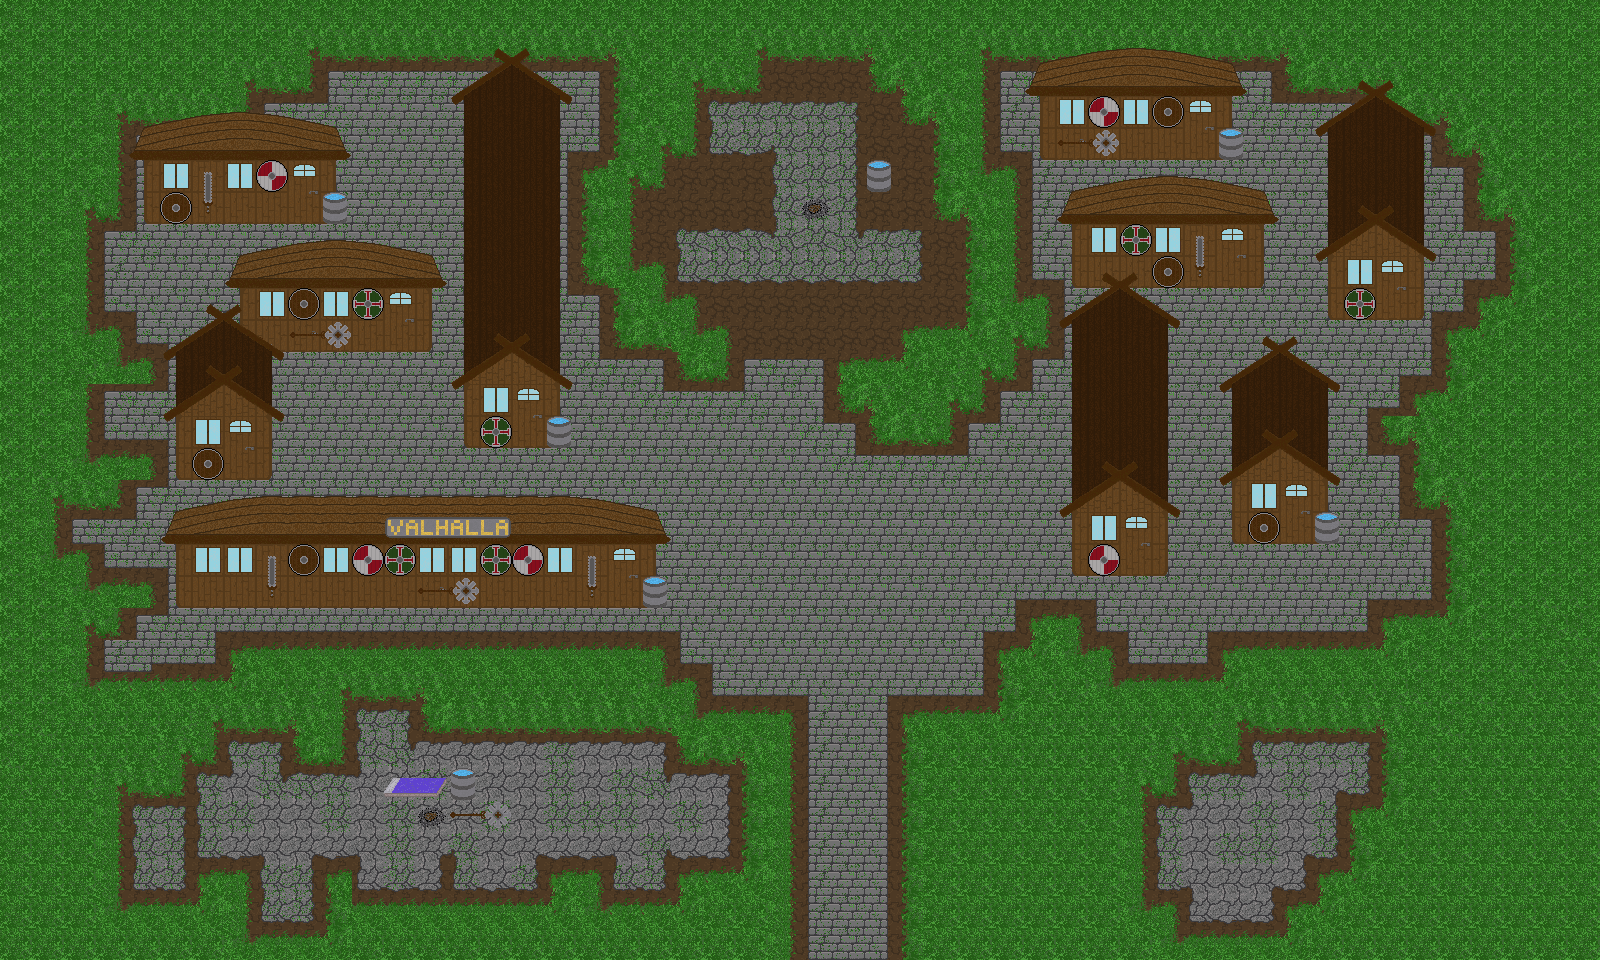

Rendered tile map (Tiled .tmx) drawn with the repository's tilesets; below, a short description and the map source with its tile grids summarised:
An orthogonal 50x30 tile map with 32x32 px tiles, 6 tile layers (Ground levlel, Grass, Building Lower, Building Highier than player, ...) and 72 objects (39x bottle, 20x building, 12x enemy, player).

<map version="1.4" tiledversion="1.4.3" orientation="orthogonal" renderorder="right-down" width="50" height="30" tilewidth="32" tileheight="32" infinite="0" nextlayerid="14" nextobjectid="160">
 <tileset firstgid="1" name="Tilesetv3" tilewidth="32" tileheight="32" tilecount="225" columns="15">
  <image source="../textures/spritesheets/Tilesetv3.png" width="480" height="480" />
  <terraintypes>
   <terrain name="BrickOnGround" tile="21" />
  </terraintypes>
  <tile id="5" terrain="0,0,0,0" />
  <tile id="6" terrain="0,0,0,0" />
  <tile id="7" terrain="0,0,0,0" />
  <tile id="20" terrain="0,0,0,0" />
  <tile id="21" terrain=",0,0,0" />
  <tile id="22" terrain="0,0,0,0" />
  <tile id="35" terrain="0,0,0,0" />
  <tile id="36" terrain="0,0,0,0" />
  <tile id="37" terrain="0,0,0,0" />
 </tileset>
 <layer id="1" name="Ground levlel" width="50" height="30">
  <data>[1500 cells, 1500 non-empty, 43 distinct tile ids]</data>
 </layer>
 <layer id="5" name="Grass" width="50" height="30">
  <data>[1500 cells, 751 non-empty, 23 distinct tile ids]</data>
 </layer>
 <layer id="6" name="Building Lower" width="50" height="30">
  <data>[1500 cells, 209 non-empty, 43 distinct tile ids]</data>
 </layer>
 <layer id="9" name="Building Highier than player" width="50" height="30">
  <data>[1500 cells, 174 non-empty, 33 distinct tile ids]</data>
 </layer>
 <layer id="10" name="Building highier" width="50" height="30">
  <data>[1500 cells, 10 non-empty, 8 distinct tile ids]</data>
 </layer>
 <layer id="7" name="Props" width="50" height="30">
  <data>[1500 cells, 49 non-empty, 15 distinct tile ids]</data>
 </layer>
 <objectgroup id="13" name="Entities">
  <object id="42" name="player" type="player" x="544" y="800" />
  <object id="103" name="beer" type="bottle" x="1314" y="769.333" />
  <object id="106" name="beer" type="bottle" x="1286.67" y="830.667" />
  <object id="107" name="beer" type="bottle" x="1237.33" y="868" />
  <object id="108" name="beer" type="bottle" x="702.667" y="796" />
  <object id="109" name="beer" type="bottle" x="702" y="834" />
  <object id="110" name="beer" type="bottle" x="628.667" y="789.333" />
  <object id="111" name="beer" type="bottle" x="628" y="845.333" />
  <object id="112" name="beer" type="bottle" x="316.667" y="811.333" />
  <object id="113" name="enemy" type="enemy" x="226.667" y="818" />
  <object id="114" name="enemy" type="enemy" x="344" y="456.667" />
  <object id="115" name="enemy" type="enemy" x="337.333" y="401.333" />
  <object id="116" name="enemy" type="enemy" x="396.667" y="406.667" />
  <object id="117" name="beer" type="bottle" x="386" y="126.667" />
  <object id="119" name="beer" type="bottle" x="413.333" y="172.667" />
  <object id="120" type="bottle" x="124.667" y="258.667" width="0.666667" />
  <object id="121" name="beer" type="bottle" x="133.333" y="260" />
  <object id="122" name="beer" type="bottle" x="172" y="262.667" />
  <object id="123" name="beer" type="bottle" x="212.667" y="263.333" />
  <object id="124" name="beer" type="bottle" x="196" y="297.333" />
  <object id="125" name="beer" type="bottle" x="148.667" y="300.667" />
  <object id="126" name="beer" type="bottle" x="436" y="225.333" />
  <object id="127" name="beer" type="bottle" x="511.333" y="472.667" />
  <object id="128" name="beer" type="bottle" x="615.333" y="472.667" />
  <object id="129" name="beer" type="bottle" x="789.333" y="392.667" />
  <object id="130" name="beer" type="bottle" x="788" y="465.333" />
  <object id="131" name="enemy" type="enemy" x="883.333" y="258.667" />
  <object id="132" name="enemy" type="enemy" x="836.667" y="172.667" />
  <object id="133" name="enemy" type="enemy" x="795.333" y="241.333" />
  <object id="134" name="beer" type="bottle" x="834" y="128" />
  <object id="135" name="beer" type="bottle" x="805.333" y="128" />
  <object id="136" name="beer" type="bottle" x="770.667" y="129.333" />
  <object id="137" name="beer" type="bottle" x="770.667" y="129.333" />
  <object id="138" name="beer" type="bottle" x="734.667" y="129.333" />
  <object id="139" name="beer" type="bottle" x="932" y="534" />
  <object id="140" name="beer" type="bottle" x="816" y="596" />
  <object id="141" name="enemy" type="enemy" x="851.333" y="754" />
  <object id="142" name="beer" type="bottle" x="852" y="883.333" />
  <object id="143" name="beer" type="bottle" x="850" y="942.667" />
  <object id="144" name="beer" type="bottle" x="1035.33" y="554" />
  <object id="145" name="enemy" type="enemy" x="1040.67" y="444.667" />
  <object id="146" name="enemy" type="enemy" x="1170" y="637.333" />
  <object id="147" name="enemy" type="enemy" x="1202.67" y="608.667" />
  <object id="148" name="beer" type="bottle" x="1264.67" y="590.667" />
  <object id="150" name="beer" type="bottle" x="1296.06" y="605.394" />
  <object id="151" name="beer" type="bottle" x="1327.33" y="590" />
  <object id="152" name="beer" type="bottle" x="1196.67" y="376" />
  <object id="153" name="beer" type="bottle" x="1196" y="430.667" />
  <object id="154" name="beer" type="bottle" x="1194" y="490.667" />
  <object id="155" name="beer" type="bottle" x="1292" y="148" />
  <object id="156" name="beer" type="bottle" x="1260" y="115.333" />
  <object id="159" name="enemy" type="enemy" x="1299.33" y="245.333" />
 </objectgroup>
 <objectgroup id="12" name="Collisions">
  <object id="17" name="House of Heimdallr" type="building" x="1074" y="311.5" width="93.5" height="263.5" />
  <object id="18" name="Alchemist" type="building" x="1233.5" y="377.25" width="93.75" height="165.25" />
  <object id="19" type="building" x="1315.5" y="516" width="22.5" height="25.75" />
  <object id="22" name="Shop" type="building" x="1328.67" y="120.333" width="95.3333" height="198.667" />
  <object id="23" name="House of Sif" type="building" x="1073" y="191.667" width="190.667" height="94.3333" />
  <object id="24" name="Smith" type="building" x="1041.5" y="64" width="184" height="93" />
  <object id="25" type="building" x="1219.09" y="132" width="24.3636" height="25.0909" />
  <object id="26" type="building" x="643.455" y="579.455" width="23.0909" height="26.3636" />
  <object id="27" name="valhalla pub" type="building" x="176.5" y="511" width="478" height="96" />
  <object id="28" name="house of odin" type="building" x="176.333" y="346.667" width="95.3333" height="131.333" />
  <object id="29" name="house of loki" type="building" x="239.333" y="255" width="191.333" height="95.6667" />
  <object id="30" name="house of freya" type="building" x="144.333" y="127" width="190.667" height="95.3333" />
  <object id="32" type="building" x="323.25" y="192.375" width="23.625" height="31" />
  <object id="33" name="guard barracks" type="building" x="464.25" y="88.7273" width="95.5682" height="359.023" />
  <object id="34" type="building" x="547.25" y="416.625" width="24.25" height="30.25" />
  <object id="35" type="building" x="448.182" y="768.182" width="31.0909" height="31.4545" />
  <object id="36" name="Beerzerker bed" type="building" x="384" y="778.182" width="61.8182" height="17.6364" />
  <object id="37" type="building" x="416.909" y="800.182" width="94.1818" height="30.5455" />
  <object id="39" type="building" x="866.364" y="160.545" width="25.0909" height="30.9091" />
  <object id="40" type="building" x="801.818" y="195.273" width="28.3636" height="26" />
 </objectgroup>
</map>
